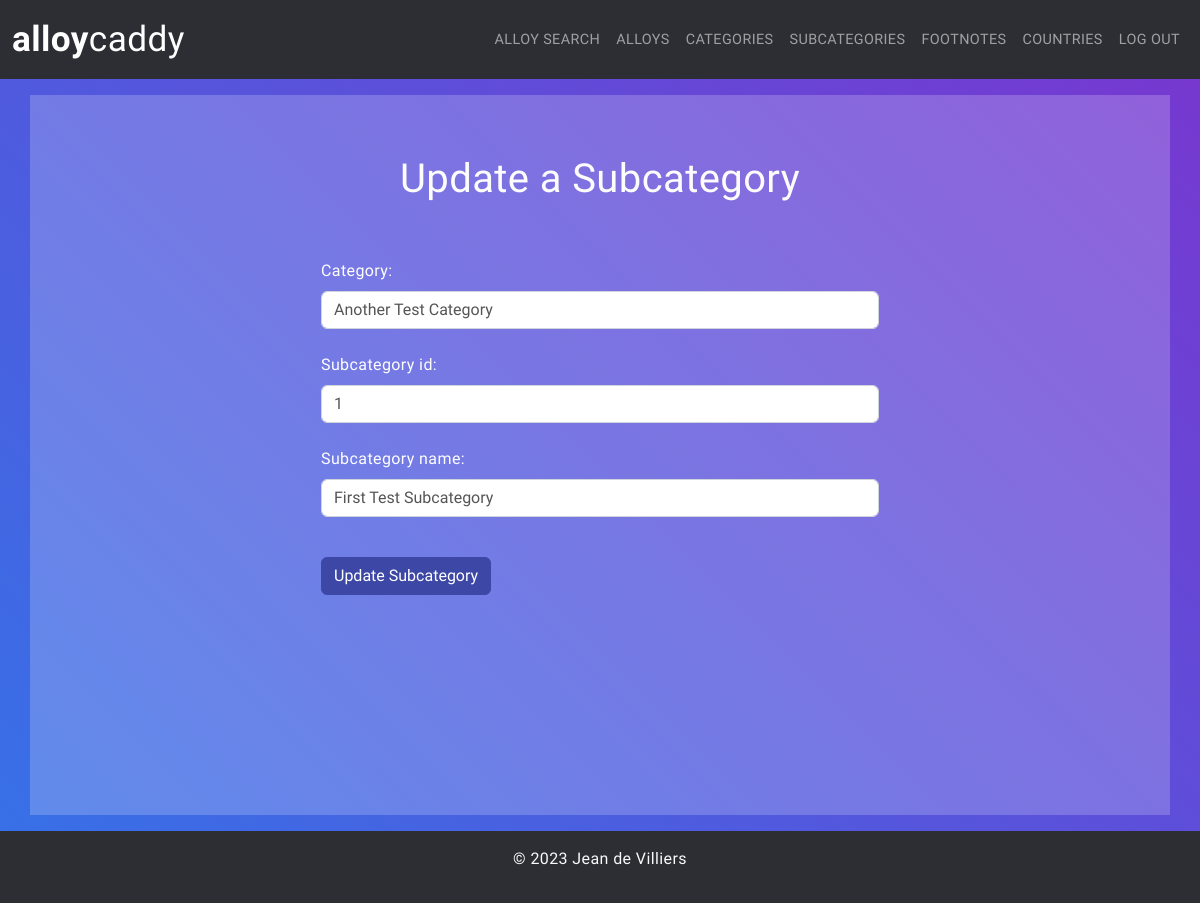
Page /update-subcategory/3/ (signed in) on the committed database.
### alloylookup/models.py (models this page shows, shortened)
class Subcategory(models.Model):
    class Meta:
        verbose_name_plural = "Subcategories"
    category = models.ForeignKey(
        Category,
        on_delete=models.CASCADE,
        null=True,
        blank=True,
        related_query_name='category'
    )
    subcategory_id = models.IntegerField(
        null=False,
        blank=False
    )
    subcategory_name = models.CharField(
        max_length=300,
        null=False,
        blank=False
    )

### alloylookup/views.py (the view, shortened to what this page needs)
@login_required(login_url='account_login')
@permission_required(
    'alloylookup.category.can_change_subcategory',
    login_url='account_login'
    )
def update_subcategory(request, pk):
    update_subcategory = get_object_or_404(Subcategory, id=pk)
    update_subcategory_form = UpdateSubCategoryForm(
        instance=update_subcategory
        )
    page_title = "Update a Subcategory"
    context = {
        'update_subcategory_form': update_subcategory_form,
        'page_title': page_title
    }
    return render(request, 'alloylookup/update_subcategory.html', context)

### alloylookup/forms.py
class UpdateSubCategoryForm(ModelForm):
    class Meta:
        model = Subcategory
        fields = [
            'category',
            'subcategory_id',
            'subcategory_name',
            ]
        widgets = {
            'category': forms.Select(attrs={
                'class': 'form-control'
                }),
            'subcategory_id': forms.TextInput(attrs={
                'class': 'form-control'
                }),
            'subcategory_name': forms.TextInput(attrs={
                'class': 'form-control'
                }),
        }

### alloylookup/models.py (called while the page is built)
    def __str__(self):
        return str(self.category_name)

### alloylookup/templates/alloylookup/update_subcategory.html (shortened to what this page needs)
{% extends 'alloylookup/base.html' %}
{% block content %}
<h1>{{ page_title }}</h1>
<div class="d-flex justify-content-center md-3 form-group">
    <form action="" method="POST">
        {{ update_subcategory_form.as_p }}
        <br>
        <button class="btn btn-primary" type="submit" name="Update Subcategory">Update Subcategory</button>
    </form>
</div>
{% endblock %}

### staticfiles/css/style.css (style rules this page uses)
body { background-color: #2D2D34; font-family: 'Sora', sans-serif; letter-spacing: 0.025rem; font-size: 1em; }
.btn-primary { background-color: #3d47a5; border-color: #3d47a5; }
main > section h1 { color: #fcfcfc; text-align: center; padding: 1.5em 0 1em; }
main > section form label { color: #fefefe; margin: 0.5rem 0; }
form { min-width: 50%; }
.form-control { color: #555; }

### rows in the picture
Subcategory: category "Another Test Category", subcategory_id "1", subcategory_name "First Test Subcategory"

### other values in the picture
{{ page_title }} "Update a Subcategory"
